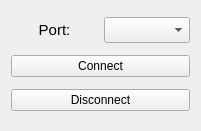
   <widget class="QWidget" name="layoutWidget">
    <property name="geometry">
     <rect>
      <x>940</x>
      <y>20</y>
      <width>201</width>
      <height>131</height>
     </rect>
    </property>
    <layout class="QVBoxLayout" name="verticalLayout">
     <item>
      <layout class="QHBoxLayout" name="horizontalLayout_7">
       <item>
        <widget class="QLabel" name="label_21">
         <property name="text">
          <string>&lt;html&gt;&lt;head/&gt;&lt;body&gt;&lt;p align=&quot;center&quot;&gt;&lt;span style=&quot; font-size:11pt;&quot;&gt;Port:&lt;/span&gt;&lt;/p&gt;&lt;/body&gt;&lt;/html&gt;</string>
         </property>
         <property name="buddy">
          <cstring>availports_comboBox</cstring>
         </property>
        </widget>
       </item>
       <item>
        <widget class="QComboBox" name="availports_comboBox">
         <property name="font">
          <font>
           <pointsize>11</pointsize>
          </font>
         </property>
         <property name="inputMethodHints">
          <set>Qt::ImhNone</set>
         </property>
        </widget>
       </item>
      </layout>
     </item>
     <item>
      <widget class="QPushButton" name="connect_pushButton">
       <property name="text">
        <string>Connect</string>
       </property>
      </widget>
     </item>
     <item>
      <widget class="QPushButton" name="disconnect_pushButton">
       <property name="text">
        <string>Disconnect</string>
       </property>
      </widget>
     </item>
    </layout>
   </widget>
